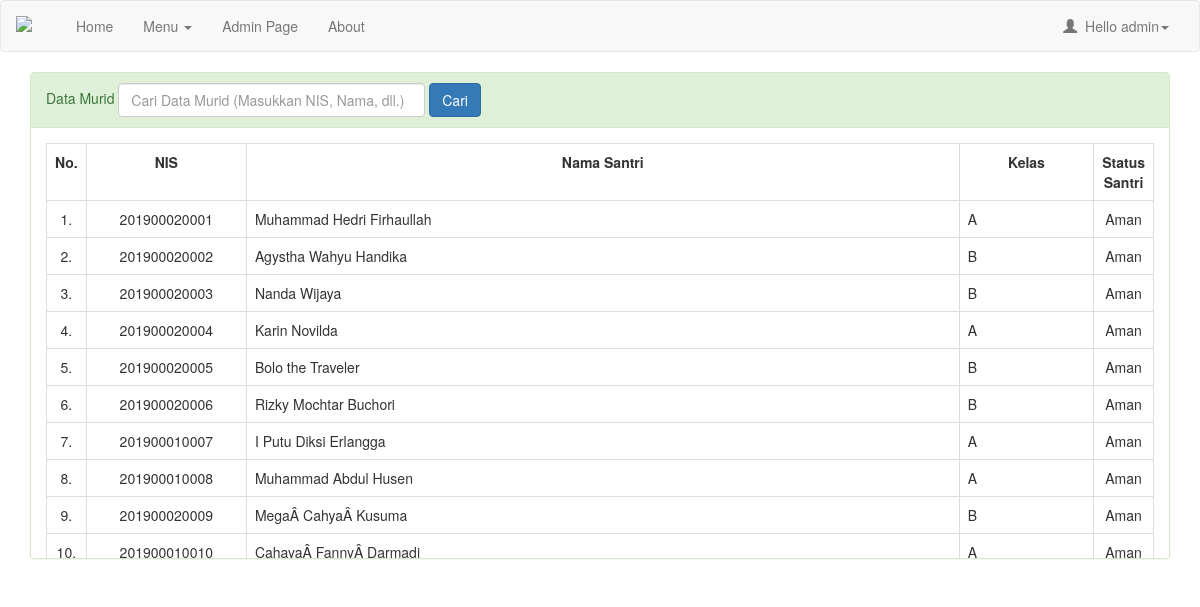
Page /admin/index.php?m=datasantri (signed in) on the committed database.
### tables this page shows
CREATE TABLE `tbsantri` (
  `IdSantri` int(11) NOT NULL,
  `NIS` varchar(20) NOT NULL,
  `TglInput` date NOT NULL,
  `Nama` varchar(50) NOT NULL,
  `NamaLengkap` varchar(100) NOT NULL,
  `JenisKelamin` int(2) NOT NULL,
  `TempatLahir` varchar(40) NOT NULL,
  `TglLahir` date NOT NULL,
  `AnakKe` int(5) NOT NULL,
  `Dari` int(11) NOT NULL,
  `Bahasa` varchar(40) NOT NULL,
  `KebutuhanKhusus` varchar(30) NOT NULL,
  `SekolahTerakhir` varchar(20) NOT NULL,
  `NamaSekolah` varchar(50) NOT NULL,
  `AlamatSekolah` text NOT NULL,
  `TinggalDengan` varchar(30) NOT NULL,
  `NomorKK` varchar(50) NOT NULL,
  `NamaJalan` text NOT NULL,
  `RT` varchar(50) NOT NULL,
  `RW` varchar(50) NOT NULL,
  `Desa` varchar(50) NOT NULL,
  `Kecamatan` varchar(100) NOT NULL,
  `Kabupaten` varchar(100) NOT NULL,
  `Provinsi` varchar(100) NOT NULL,
  `StatusSantri` varchar(30) NOT NULL,
  `IdProgram` int(11) NOT NULL,
  `IdKelas` int(11) NOT NULL
);

CREATE TABLE `tbkelas` (
  `IdKelas` int(11) NOT NULL,
  `NamaKelas` varchar(50) NOT NULL,
  `TahunKelas` int(11) NOT NULL,
  `KeteranganKelas` text NOT NULL
);

### admin/datasantri.php (the view, shortened to what this page needs)
<?php
include 'config.php';
$q = mysqli_real_escape_string($conn, $_GET['q']);
if ($q!=''){
    $query = mysqli_query($conn, "SELECT * FROM tbsantri INNER JOIN tbkelas ON tbsantri.IdKelas=tbkelas.IdKelas WHERE NIS LIKE'%$q%' OR NamaLengkap LIKE'%$q%' OR NamaKelas LIKE'%$q%'OR Nama LIKE'%$q%'");
}else{
    $query = mysqli_query($conn, "SELECT * FROM tbsantri INNER JOIN tbkelas ON tbsantri.IdKelas=tbkelas.IdKelas");
}
?>
<div class="panel panel-success">
        <div class="panel-heading">
        <div class="form form-inline">
            <form>
            Data Murid
            <input type="text" class="form-control" name="q" size="35" placeholder="Cari Data Murid (Masukkan NIS, Nama, dll.)" value="<?php echo $q?>">
            <button type="submit" class="btn btn-primary">Cari</button>
            </form>
        </div>
        </div>
        <div class="panel-body" style="height:430px;overflow-y: auto;">
            <table class="table table-bordered table-hover">
                <tr>
                    <th width="2%" align="center" style="text-align: center">No. </th>
                    <th align="center" style="text-align: center">NIS</th>
                    <th align="center" style="text-align: center">Nama Santri </th>
                    <th align="center" style="text-align: center">Kelas</th>
                    <th align="center" style="text-align: center">Status Santri</th>
                </tr>
                <?php
                $no = 1;
                while ($data = mysqli_fetch_object($query)) {
                if ($data->IdSantri != ''){
                ?>
                <tr class="rowHref" data-href="index.php?m=datasantri_detail&ID=<?php echo $data->IdSantri?>">
                    <td align="center" width="2%"><?php echo $no++."."?></td>
                    <td align="center" width="15%"><?php echo $data->NIS?></td>
                    <td width="70%"><?php echo $data->NamaLengkap?></td>
                    <td width="70%"><?php echo $data->NamaKelas?></td>
                    <td style="text-align: center"><?php echo $data->StatusSantri?></td>
                </tr>
                <?php }else{?>
                    <tr>
                        <td><h3>Hasil untuk '<?php echo $q?>' Tidak Ditemukan</h3></td>
                    </tr>
                <?php }} ?>
            </table>
        </div>
    </div>

### assets/css/startmin.css (style rules this page uses)
body { background-color: #f8f8f8; }

### rows in the picture
tbsantri: NIS "201900020001", NamaLengkap "Muhammad Hedri Firhaullah", IdKelas.NamaKelas "A", StatusSantri "Aman"
tbsantri: NIS "201900020002", NamaLengkap "Agystha Wahyu Handika", IdKelas.NamaKelas "B", StatusSantri "Aman"
tbsantri: NIS "201900020003", NamaLengkap "Nanda Wijaya", IdKelas.NamaKelas "B", StatusSantri "Aman"
tbsantri: NIS "201900020004", NamaLengkap "Karin Novilda", IdKelas.NamaKelas "A", StatusSantri "Aman"
tbsantri: NIS "201900020005", NamaLengkap "Bolo the Traveler", IdKelas.NamaKelas "B", StatusSantri "Aman"
tbsantri: NIS "201900020006", NamaLengkap "Rizky Mochtar Buchori", IdKelas.NamaKelas "B", StatusSantri "Aman"
tbsantri: NIS "201900010007", NamaLengkap "I Putu Diksi Erlangga", IdKelas.NamaKelas "A", StatusSantri "Aman"
tbsantri: NIS "201900010008", NamaLengkap "Muhammad Abdul Husen", IdKelas.NamaKelas "A", StatusSantri "Aman"
tbsantri: NIS "201900020009", NamaLengkap "MegaÂ CahyaÂ Kusuma", IdKelas.NamaKelas "B", StatusSantri "Aman"
tbsantri: NIS "201900010010", NamaLengkap "CahayaÂ FannyÂ Darmadi", IdKelas.NamaKelas "A", StatusSantri "Aman"

### other values in the picture
$_SESSION['username'] "admin"
